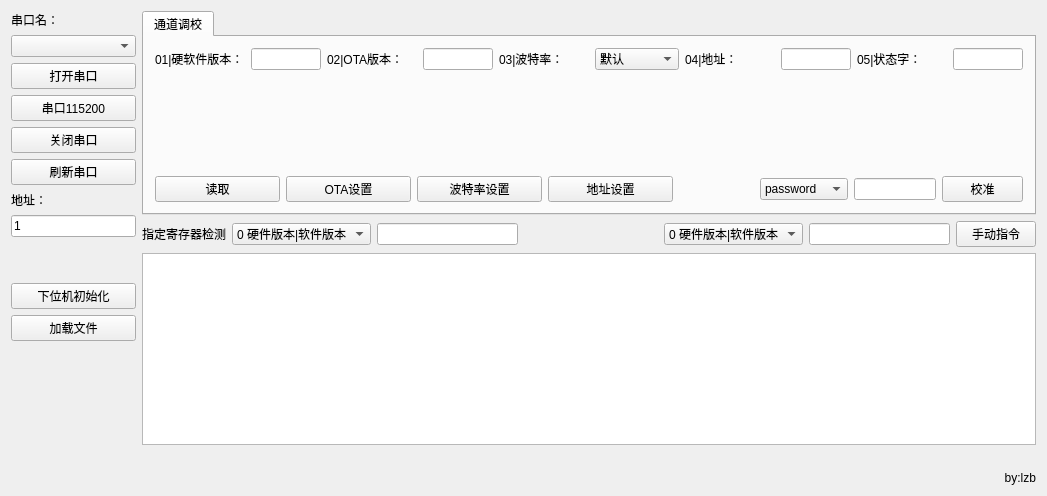
<?xml version="1.0" encoding="UTF-8"?>
<ui version="4.0">
 <class>MainWindow</class>
 <widget class="QMainWindow" name="MainWindow">
  <property name="geometry">
   <rect>
    <x>0</x>
    <y>0</y>
    <width>1047</width>
    <height>496</height>
   </rect>
  </property>
  <property name="minimumSize">
   <size>
    <width>0</width>
    <height>0</height>
   </size>
  </property>
  <property name="maximumSize">
   <size>
    <width>16777215</width>
    <height>16777215</height>
   </size>
  </property>
  <property name="windowTitle">
   <string>DR_Tool</string>
  </property>
  <property name="styleSheet">
   <string notr="true">font: 10pt &quot;微软雅黑&quot;;</string>
  </property>
  <widget class="QWidget" name="centralWidget">
   <layout class="QGridLayout" name="gridLayout">
    <item row="0" column="0" rowspan="4">
     <layout class="QVBoxLayout" name="verticalLayout">
      <property name="sizeConstraint">
       <enum>QLayout::SetMinimumSize</enum>
      </property>
      <item>
       <widget class="QLabel" name="label">
        <property name="minimumSize">
         <size>
          <width>125</width>
          <height>0</height>
         </size>
        </property>
        <property name="maximumSize">
         <size>
          <width>125</width>
          <height>16777215</height>
         </size>
        </property>
        <property name="text">
         <string>串口名：</string>
        </property>
       </widget>
      </item>
      <item>
       <widget class="QComboBox" name="serialPortName">
        <property name="minimumSize">
         <size>
          <width>125</width>
          <height>0</height>
         </size>
        </property>
        <property name="maximumSize">
         <size>
          <width>125</width>
          <height>16777215</height>
         </size>
        </property>
        <property name="layoutDirection">
         <enum>Qt::LeftToRight</enum>
        </property>
       </widget>
      </item>
      <item>
       <widget class="QPushButton" name="openSerialPort">
        <property name="minimumSize">
         <size>
          <width>125</width>
          <height>0</height>
         </size>
        </property>
        <property name="maximumSize">
         <size>
          <width>125</width>
          <height>16777215</height>
         </size>
        </property>
        <property name="text">
         <string>打开串口</string>
        </property>
       </widget>
      </item>
      <item>
       <widget class="QPushButton" name="pushButton_2">
        <property name="text">
         <string>串口115200</string>
        </property>
       </widget>
      </item>
      <item>
       <widget class="QPushButton" name="closeSerialPort">
        <property name="minimumSize">
         <size>
          <width>125</width>
          <height>0</height>
         </size>
        </property>
        <property name="maximumSize">
         <size>
          <width>125</width>
          <height>16777215</height>
         </size>
        </property>
        <property name="text">
         <string>关闭串口</string>
        </property>
       </widget>
      </item>
      <item>
       <widget class="QPushButton" name="refreshSerialPort">
        <property name="minimumSize">
         <size>
          <width>125</width>
          <height>0</height>
         </size>
        </property>
        <property name="maximumSize">
         <size>
          <width>125</width>
          <height>16777215</height>
         </size>
        </property>
        <property name="text">
         <string>刷新串口</string>
        </property>
       </widget>
      </item>
      <item>
       <widget class="QLabel" name="label_2">
        <property name="text">
         <string>地址：</string>
        </property>
       </widget>
      </item>
      <item>
       <widget class="QLineEdit" name="addrLineEdit">
        <property name="minimumSize">
         <size>
          <width>125</width>
          <height>0</height>
         </size>
        </property>
        <property name="maximumSize">
         <size>
          <width>125</width>
          <height>16777215</height>
         </size>
        </property>
        <property name="text">
         <string>1</string>
        </property>
       </widget>
      </item>
      <item>
       <spacer name="verticalSpacer">
        <property name="orientation">
         <enum>Qt::Vertical</enum>
        </property>
        <property name="sizeType">
         <enum>QSizePolicy::Fixed</enum>
        </property>
        <property name="sizeHint" stdset="0">
         <size>
          <width>20</width>
          <height>40</height>
         </size>
        </property>
       </spacer>
      </item>
      <item>
       <widget class="QPushButton" name="pushButton">
        <property name="text">
         <string>下位机初始化</string>
        </property>
       </widget>
      </item>
      <item>
       <widget class="QPushButton" name="addFilePushButton">
        <property name="minimumSize">
         <size>
          <width>125</width>
          <height>0</height>
         </size>
        </property>
        <property name="maximumSize">
         <size>
          <width>125</width>
          <height>16777215</height>
         </size>
        </property>
        <property name="text">
         <string>加载文件</string>
        </property>
       </widget>
      </item>
      <item>
       <spacer name="verticalSpacer_2">
        <property name="orientation">
         <enum>Qt::Vertical</enum>
        </property>
        <property name="sizeHint" stdset="0">
         <size>
          <width>20</width>
          <height>40</height>
         </size>
        </property>
       </spacer>
      </item>
     </layout>
    </item>
    <item row="0" column="1">
     <widget class="QTabWidget" name="tabWidget">
      <property name="minimumSize">
       <size>
        <width>0</width>
        <height>0</height>
       </size>
      </property>
      <property name="maximumSize">
       <size>
        <width>1024</width>
        <height>450</height>
       </size>
      </property>
      <property name="currentIndex">
       <number>0</number>
      </property>
      <widget class="QWidget" name="tab_10">
       <attribute name="title">
        <string>通道调校</string>
       </attribute>
       <layout class="QGridLayout" name="gridLayout_2">
        <item row="0" column="0">
         <layout class="QVBoxLayout" name="verticalLayout_2">
          <item>
           <layout class="QHBoxLayout" name="horizontalLayout">
            <item>
             <layout class="QHBoxLayout" name="horizontalLayout_19">
              <item>
               <widget class="QLabel" name="label_20">
                <property name="minimumSize">
                 <size>
                  <width>90</width>
                  <height>0</height>
                 </size>
                </property>
                <property name="maximumSize">
                 <size>
                  <width>90</width>
                  <height>16777215</height>
                 </size>
                </property>
                <property name="text">
                 <string>01|硬软件版本：</string>
                </property>
               </widget>
              </item>
              <item>
               <widget class="QLineEdit" name="dataLineEdit_1">
                <property name="minimumSize">
                 <size>
                  <width>70</width>
                  <height>0</height>
                 </size>
                </property>
                <property name="maximumSize">
                 <size>
                  <width>70</width>
                  <height>16777215</height>
                 </size>
                </property>
               </widget>
              </item>
             </layout>
            </item>
            <item>
             <layout class="QHBoxLayout" name="horizontalLayout_20">
              <item>
               <widget class="QLabel" name="label_21">
                <property name="minimumSize">
                 <size>
                  <width>90</width>
                  <height>0</height>
                 </size>
                </property>
                <property name="maximumSize">
                 <size>
                  <width>90</width>
                  <height>16777215</height>
                 </size>
                </property>
                <property name="text">
                 <string>02|OTA版本：</string>
                </property>
               </widget>
              </item>
              <item>
               <widget class="QLineEdit" name="dataLineEdit_2">
                <property name="minimumSize">
                 <size>
                  <width>70</width>
                  <height>0</height>
                 </size>
                </property>
                <property name="maximumSize">
                 <size>
                  <width>70</width>
                  <height>16777215</height>
                 </size>
                </property>
               </widget>
              </item>
             </layout>
            </item>
            <item>
             <layout class="QHBoxLayout" name="horizontalLayout_23">
              <item>
               <widget class="QLabel" name="label_24">
                <property name="minimumSize">
                 <size>
                  <width>90</width>
                  <height>0</height>
                 </size>
                </property>
                <property name="maximumSize">
                 <size>
                  <width>90</width>
                  <height>16777215</height>
                 </size>
                </property>
                <property name="text">
                 <string>03|波特率：</string>
                </property>
               </widget>
              </item>
              <item>
               <widget class="QComboBox" name="comboBox_baudrate">
                <item>
                 <property name="text">
                  <string>默认</string>
                 </property>
                </item>
                <item>
                 <property name="text">
                  <string>9600</string>
                 </property>
                </item>
                <item>
                 <property name="text">
                  <string>19200</string>
                 </property>
                </item>
                <item>
                 <property name="text">
                  <string>38400</string>
                 </property>
                </item>
                <item>
                 <property name="text">
                  <string>115200</string>
                 </property>
                </item>
               </widget>
              </item>
             </layout>
            </item>
            <item>
             <layout class="QHBoxLayout" name="horizontalLayout_21">
              <item>
               <widget class="QLabel" name="label_22">
                <property name="minimumSize">
                 <size>
                  <width>90</width>
                  <height>0</height>
                 </size>
                </property>
                <property name="maximumSize">
                 <size>
                  <width>90</width>
                  <height>16777215</height>
                 </size>
                </property>
                <property name="text">
                 <string>04|地址：</string>
                </property>
               </widget>
              </item>
              <item>
               <widget class="QLineEdit" name="dataLineEdit_4">
                <property name="minimumSize">
                 <size>
                  <width>70</width>
                  <height>0</height>
                 </size>
                </property>
                <property name="maximumSize">
                 <size>
                  <width>70</width>
                  <height>16777215</height>
                 </size>
                </property>
               </widget>
              </item>
             </layout>
            </item>
            <item>
             <layout class="QHBoxLayout" name="horizontalLayout_25">
              <item>
               <widget class="QLabel" name="label_26">
                <property name="minimumSize">
                 <size>
                  <width>90</width>
                  <height>0</height>
                 </size>
                </property>
                <property name="maximumSize">
                 <size>
                  <width>90</width>
                  <height>16777215</height>
                 </size>
                </property>
                <property name="text">
                 <string>05|状态字：</string>
                </property>
               </widget>
              </item>
              <item>
               <widget class="QLineEdit" name="dataLineEdit_5">
                <property name="minimumSize">
                 <size>
                  <width>70</width>
                  <height>0</height>
                 </size>
                </property>
                <property name="maximumSize">
                 <size>
                  <width>70</width>
                  <height>16777215</height>
                 </size>
                </property>
               </widget>
              </item>
             </layout>
            </item>
           </layout>
          </item>
          <item>
           <spacer name="verticalSpacer_4">
            <property name="orientation">
             <enum>Qt::Vertical</enum>
            </property>
            <property name="sizeHint" stdset="0">
             <size>
              <width>20</width>
              <height>40</height>
             </size>
            </property>
           </spacer>
          </item>
          <item>
           <layout class="QHBoxLayout" name="horizontalLayout_60" stretch="1,1,1,1,1,1,1,1">
            <item>
             <widget class="QPushButton" name="setPushButton_1">
              <property name="minimumSize">
               <size>
                <width>125</width>
                <height>0</height>
               </size>
              </property>
              <property name="maximumSize">
               <size>
                <width>125</width>
                <height>16777215</height>
               </size>
              </property>
              <property name="text">
               <string>读取</string>
              </property>
             </widget>
            </item>
            <item>
             <widget class="QPushButton" name="setPushButton_2">
              <property name="minimumSize">
               <size>
                <width>125</width>
                <height>0</height>
               </size>
              </property>
              <property name="maximumSize">
               <size>
                <width>125</width>
                <height>16777215</height>
               </size>
              </property>
              <property name="text">
               <string>OTA设置</string>
              </property>
             </widget>
            </item>
            <item>
             <widget class="QPushButton" name="setPushButton_3">
              <property name="minimumSize">
               <size>
                <width>125</width>
                <height>0</height>
               </size>
              </property>
              <property name="maximumSize">
               <size>
                <width>125</width>
                <height>16777215</height>
               </size>
              </property>
              <property name="text">
               <string>波特率设置</string>
              </property>
             </widget>
            </item>
            <item>
             <widget class="QPushButton" name="setPushButton_4">
              <property name="minimumSize">
               <size>
                <width>125</width>
                <height>0</height>
               </size>
              </property>
              <property name="maximumSize">
               <size>
                <width>125</width>
                <height>16777215</height>
               </size>
              </property>
              <property name="text">
               <string>地址设置</string>
              </property>
             </widget>
            </item>
            <item>
             <spacer name="horizontalSpacer_3">
              <property name="orientation">
               <enum>Qt::Horizontal</enum>
              </property>
              <property name="sizeHint" stdset="0">
               <size>
                <width>40</width>
                <height>20</height>
               </size>
              </property>
             </spacer>
            </item>
            <item>
             <widget class="QComboBox" name="cmdComBox">
              <item>
               <property name="text">
                <string>password</string>
               </property>
              </item>
              <item>
               <property name="text">
                <string>fixtemp-a</string>
               </property>
              </item>
              <item>
               <property name="text">
                <string>fixtemp-b</string>
               </property>
              </item>
              <item>
               <property name="text">
                <string>fixtemp-c</string>
               </property>
              </item>
              <item>
               <property name="text">
                <string>fixBat</string>
               </property>
              </item>
              <item>
               <property name="text">
                <string>alarmType</string>
               </property>
              </item>
             </widget>
            </item>
            <item>
             <widget class="QLineEdit" name="valLineEdit"/>
            </item>
            <item>
             <widget class="QPushButton" name="fix">
              <property name="text">
               <string>校准</string>
              </property>
             </widget>
            </item>
           </layout>
          </item>
         </layout>
        </item>
       </layout>
      </widget>
     </widget>
    </item>
    <item row="1" column="1">
     <layout class="QVBoxLayout" name="verticalLayout_3">
      <item>
       <layout class="QHBoxLayout" name="horizontalLayout_2">
        <item>
         <widget class="QLabel" name="label_3">
          <property name="text">
           <string>指定寄存器检测</string>
          </property>
         </widget>
        </item>
        <item>
         <widget class="QComboBox" name="checkRegCM">
          <item>
           <property name="text">
            <string>0 硬件版本|软件版本</string>
           </property>
          </item>
          <item>
           <property name="text">
            <string>1 OTA版本</string>
           </property>
          </item>
          <item>
           <property name="text">
            <string>2 波特率</string>
           </property>
          </item>
          <item>
           <property name="text">
            <string>3 设备地址</string>
           </property>
          </item>
          <item>
           <property name="text">
            <string>4 状态字</string>
           </property>
          </item>
          <item>
           <property name="text">
            <string>5 管电压设置值</string>
           </property>
          </item>
          <item>
           <property name="text">
            <string>6 灯丝电压设置</string>
           </property>
          </item>
          <item>
           <property name="text">
            <string>7 曝光时间</string>
           </property>
          </item>
          <item>
           <property name="text">
            <string>8 管电压</string>
           </property>
          </item>
          <item>
           <property name="text">
            <string>9 管电流</string>
           </property>
          </item>
          <item>
           <property name="text">
            <string>10 范围指示状态</string>
           </property>
          </item>
          <item>
           <property name="text">
            <string>11 曝光状态</string>
           </property>
          </item>
          <item>
           <property name="text">
            <string>12 范围指示启动</string>
           </property>
          </item>
          <item>
           <property name="text">
            <string>13 曝光启动</string>
           </property>
          </item>
          <item>
           <property name="text">
            <string>14 电池电量</string>
           </property>
          </item>
          <item>
           <property name="text">
            <string>15 电池电压</string>
           </property>
          </item>
          <item>
           <property name="text">
            <string>16 油盒温度</string>
           </property>
          </item>
          <item>
           <property name="text">
            <string>17 关机请求</string>
           </property>
          </item>
          <item>
           <property name="text">
            <string>18 校准位置</string>
           </property>
          </item>
          <item>
           <property name="text">
            <string>19 校准值</string>
           </property>
          </item>
          <item>
           <property name="text">
            <string>20 充能状态</string>
           </property>
          </item>
         </widget>
        </item>
        <item>
         <widget class="QLineEdit" name="checkRegLE"/>
        </item>
        <item>
         <spacer name="horizontalSpacer">
          <property name="orientation">
           <enum>Qt::Horizontal</enum>
          </property>
          <property name="sizeHint" stdset="0">
           <size>
            <width>40</width>
            <height>20</height>
           </size>
          </property>
         </spacer>
        </item>
        <item>
         <widget class="QComboBox" name="comboBox">
          <item>
           <property name="text">
            <string>0 硬件版本|软件版本</string>
           </property>
          </item>
          <item>
           <property name="text">
            <string>1 OTA版本</string>
           </property>
          </item>
          <item>
           <property name="text">
            <string>2 波特率</string>
           </property>
          </item>
          <item>
           <property name="text">
            <string>3 设备地址</string>
           </property>
          </item>
          <item>
           <property name="text">
            <string>4 状态字</string>
           </property>
          </item>
          <item>
           <property name="text">
            <string>5 管电压设置值</string>
           </property>
          </item>
          <item>
           <property name="text">
            <string>6 灯丝电压设置</string>
           </property>
          </item>
          <item>
           <property name="text">
            <string>7 曝光时间</string>
           </property>
          </item>
          <item>
           <property name="text">
            <string>8 管电压</string>
           </property>
          </item>
          <item>
           <property name="text">
            <string>9 管电流</string>
           </property>
          </item>
          <item>
           <property name="text">
            <string>10 范围指示状态</string>
           </property>
          </item>
          <item>
           <property name="text">
            <string>11 曝光状态</string>
           </property>
          </item>
          <item>
           <property name="text">
            <string>12 范围指示启动</string>
           </property>
          </item>
          <item>
           <property name="text">
            <string>13 曝光启动</string>
           </property>
          </item>
          <item>
           <property name="text">
            <string>14 电池电量</string>
           </property>
          </item>
          <item>
           <property name="text">
            <string>15 电池电压</string>
           </property>
          </item>
          <item>
           <property name="text">
            <string>16 油盒温度</string>
           </property>
          </item>
          <item>
           <property name="text">
            <string>17 关机请求</string>
           </property>
          </item>
          <item>
           <property name="text">
            <string>18 校准位置</string>
           </property>
          </item>
          <item>
           <property name="text">
            <string>19 校准值</string>
           </property>
          </item>
          <item>
           <property name="text">
            <string>20 充能状态</string>
           </property>
          </item>
         </widget>
        </item>
        <item>
         <widget class="QLineEdit" name="lineEdit"/>
        </item>
        <item>
         <widget class="QPushButton" name="pushButton_3">
          <property name="text">
           <string>手动指令</string>
          </property>
         </widget>
        </item>
       </layout>
      </item>
      <item>
       <widget class="QTextBrowser" name="debugTextBrowser">
        <property name="minimumSize">
         <size>
          <width>0</width>
          <height>0</height>
         </size>
        </property>
        <property name="maximumSize">
         <size>
          <width>16777215</width>
          <height>16777215</height>
         </size>
        </property>
        <property name="contextMenuPolicy">
         <enum>Qt::NoContextMenu</enum>
        </property>
       </widget>
      </item>
     </layout>
    </item>
    <item row="2" column="1">
     <widget class="QLabel" name="logoLabel">
      <property name="text">
       <string/>
      </property>
     </widget>
    </item>
    <item row="3" column="1">
     <widget class="QLabel" name="label_4">
      <property name="text">
       <string>by:lzb</string>
      </property>
      <property name="alignment">
       <set>Qt::AlignRight|Qt::AlignTrailing|Qt::AlignVCenter</set>
      </property>
     </widget>
    </item>
   </layout>
  </widget>
  <action name="actionClearWindow">
   <property name="text">
    <string>清除窗口</string>
   </property>
  </action>
 </widget>
 <layoutdefault spacing="6" margin="11"/>
 <resources/>
 <connections/>
</ui>
